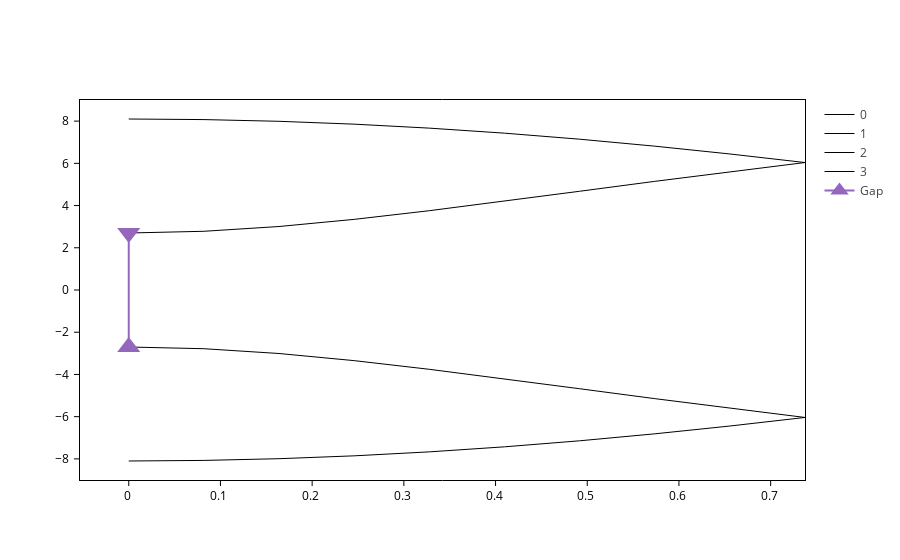

The notebook cell saved with this chart:
### Markdown cell above
Let's see our masterpiece:

### Code cell
band_struct.plot(gap=True)

### Figure 1 — Plotly figure (JSON) as saved in the notebook; plotly's stock layout.template omitted (floating-point values rounded to 4 significant figures)
{"data": [{"line": {"color": "black", "width": 1.0}, "mode": "lines", "name": "0", "opacity": 1, "type": "scatter", "uid": "59ee81d1-f2f1-4af5-bf21-8a61c87638e2", "x": [0.0, 0.08194, 0.1639, 0.2458, 0.3278, 0.4097, 0.4916, 0.5736, 0.6555, 0.7375], "y": [-8.1, -8.073, -7.991, -7.855, -7.667, -7.429, -7.144, -6.813, -6.443, -6.037]}, {"line": {"color": "black", "width": 1.0}, "mode": "lines", "name": "1", "opacity": 1, "type": "scatter", "uid": "f2a514dd-9135-491d-819a-740281d51e2d", "x": [0.0, 0.08194, 0.1639, 0.2458, 0.3278, 0.4097, 0.4916, 0.5736, 0.6555, 0.7375], "y": [-2.7, -2.781, -3.008, -3.346, -3.757, -4.208, -4.677, -5.146, -5.602, -6.037]}, {"line": {"color": "black", "width": 1.0}, "mode": "lines", "name": "2", "opacity": 1, "type": "scatter", "uid": "9b563edf-39b7-43c5-a49f-9eca9d16a63c", "x": [0.0, 0.08194, 0.1639, 0.2458, 0.3278, 0.4097, 0.4916, 0.5736, 0.6555, 0.7375], "y": [2.7, 2.781, 3.008, 3.346, 3.757, 4.208, 4.677, 5.146, 5.602, 6.037]}, {"line": {"color": "black", "width": 1.0}, "mode": "lines", "name": "3", "opacity": 1, "type": "scatter", "uid": "ab13bed6-28c5-4fa3-9197-3d118d550f30", "x": [0.0, 0.08194, 0.1639, 0.2458, 0.3278, 0.4097, 0.4916, 0.5736, 0.6555, 0.7375], "y": [8.1, 8.073, 7.991, 7.855, 7.667, 7.429, 7.144, 6.813, 6.443, 6.037]}, {"marker": {"size": 20, "symbol": ["triangle-up", "triangle-down"]}, "mode": "lines+markers", "name": "Gap", "opacity": 1, "text": "5.40 eV", "type": "scatter", "uid": "102cc6df-9482-4ecb-b6fb-baa889982971", "x": [0.0, 0.0], "y": [-2.7, 2.7]}], "layout": {}}
